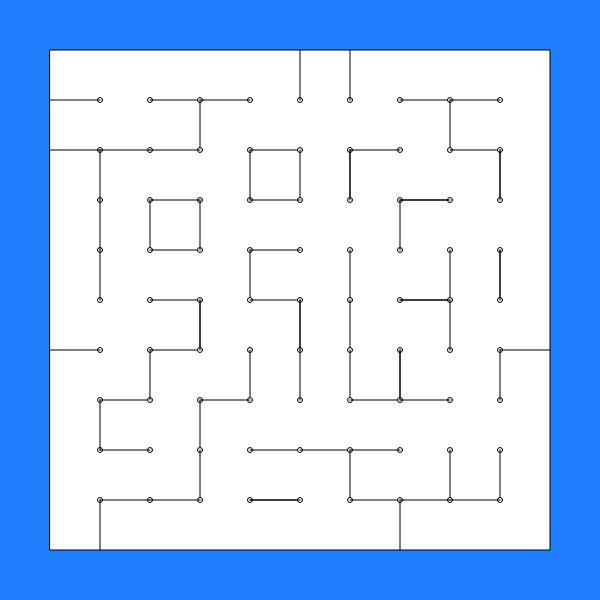
Frame 1 (no input)
Frame 60 (no input): identical to frame 1, image omitted
Frame 120 (the mouse pressed at the canvas centre since frame 60): identical to frame 1, image omitted

The p5.js sketch that drew this single still picture (run headless with seeded random() and noise() and a simulated clock; from frame 60 on, the mouse is pressed at the canvas centre):

// p5.js sketch
// ── sketch.js
function setup() {
  createCanvas(600, 600);
  background(31, 127, 255);
  rect(50, 50, 500, 500);
  for (let x = 100; x < 550; x += 50) {
    for (let y = 100; y < 550; y += 50) {
      ellipse(x, y, 5);
      randomDrawLine(x, y);
    }
  }
}

function draw() {

}

function randomDrawLine(startX, startY) {
  const f = Math.floor(Math.random() * 4);
  if (f === 0) { line(startX, startY, startX, startY - 50); }
  else if (f === 1) { line(startX, startY, startX + 50, startY); }
  else if (f === 2) { line(startX, startY, startX, startY + 50); }
  else { line(startX, startY, startX - 50, startY); }
}
